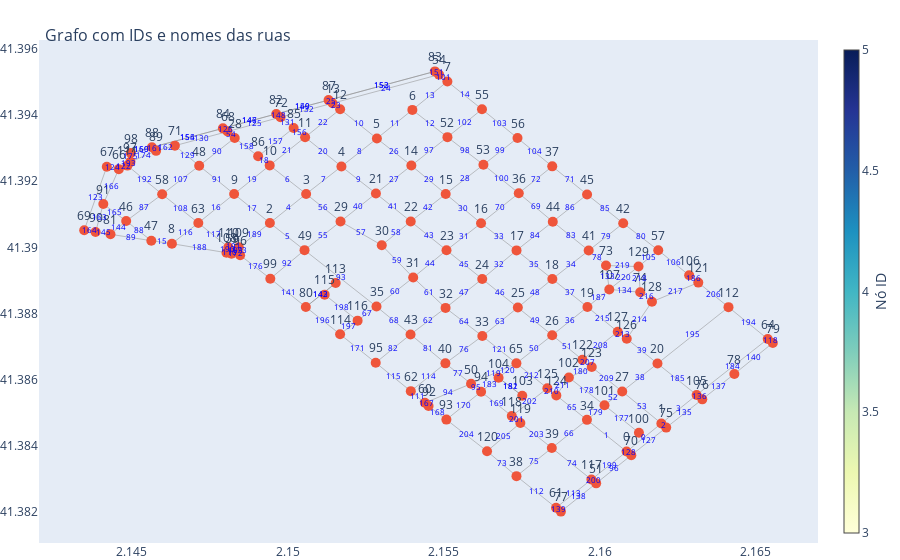

Source (notebook cell):
### Code cell
import plotly.graph_objects as go

# Criar dicionário para mapear arestas no grafo às informações de planta_data
aresta_to_id = {}

for v_saida, segmentos in enumerate(listaAdj):
    for segmento in segmentos:
        aresta_to_id[(segmento["vSaida"], segmento["vEntrada"])] = segmento["id"]
# Obter posições reais dos nós no grafo (latitude e longitude)
pos = {node: (data["x"], data["y"]) for node, data in G.nodes(data=True)}

# Mapear os nós para índices numéricos consecutivos
node_labels = {node: str(idx) for idx, node in enumerate(G.nodes)}

# Criar listas para as coordenadas das arestas e seus rótulos
edge_x = []
edge_y = []
edge_labels = []

for u, v, data in G.edges(data=True):
    x0, y0 = pos[u]
    x1, y1 = pos[v]
    edge_x.extend([x0, x1, None])  # None para quebrar a linha entre arestas
    edge_y.extend([y0, y1, None])
    segment_id = aresta_to_id.get((int(node_labels[u]), int(node_labels[v])), "N/A")  # Pegar o ID do segmento
    # rua = data.get("name", "Rua desconhecida")
    edge_labels.append(((x0 + x1) / 2, (y0 + y1) / 2, f"{segment_id}"))

# Criar trace para as arestas
edge_trace = go.Scatter(
    x=edge_x,
    y=edge_y,
    line=dict(width=0.5, color='#888'),
    hoverinfo='none',
    mode='lines'
)

# Criar listas para as coordenadas dos nós
node_x = []
node_y = []
node_text = []
for node, (x, y) in pos.items():
    node_x.append(x)
    node_y.append(y)
    node_text.append(node_labels[node])  # Usar os rótulos personalizados

# Criar trace para os nós
node_trace = go.Scatter(
    x=node_x,
    y=node_y,
    mode='markers+text',
    text=node_text,
    textposition="top center",
    hoverinfo='text',
    marker=dict(
        showscale=True,
        colorscale='YlGnBu',
        size=10,
        colorbar=dict(
            thickness=15,
            title='Nó ID',
            xanchor='left',
            titleside='right'
        ),
    )
)

# Criar trace para os rótulos das arestas
edge_label_trace = go.Scatter(
    x=[label[0] for label in edge_labels],
    y=[label[1] for label in edge_labels],
    mode='text',
    text=[label[2] for label in edge_labels],
    textfont=dict(size=8, color='blue'),
    hoverinfo='none'
)

# Configurar o layout do grafo
fig = go.Figure(data=[edge_trace, node_trace, edge_label_trace],
                layout=go.Layout(
                    title='<br>Grafo com IDs e nomes das ruas',
                    titlefont_size=16,
                    showlegend=False,
                    hovermode='closest',
                    margin=dict(b=0, l=0, r=0, t=40),
                    xaxis=dict(showgrid=False, zeroline=False),
                    yaxis=dict(showgrid=False, zeroline=False)
                ))

# Mostrar o grafo interativo
fig.show()

### Figure 1 — Plotly figure (JSON) as saved in the notebook; plotly's stock layout.template omitted (floating-point values rounded to 4 significant figures; data arrays with more than 128 entries replaced by an {"elided": "..."} marker saying what was removed)
{"data": [{"hoverinfo": "none", "line": {"color": "#888", "width": 0.5}, "mode": "lines", "type": "scatter", "x": {"elided": "663 float values"}, "y": {"elided": "663 float values"}}, {"hoverinfo": "text", "marker": {"colorbar": {"thickness": 15, "title": {"side": "right", "text": "Nó ID"}, "xanchor": "left"}, "colorscale": [[0, "rgb(255,255,217)"], [0.125, "rgb(237,248,177)"], [0.25, "rgb(199,233,180)"], [0.375, "rgb(127,205,187)"], [0.5, "rgb(65,182,196)"], [0.625, "rgb(29,145,192)"], [0.75, "rgb(34,94,168)"], [0.875, "rgb(37,52,148)"], [1, "rgb(8,29,88)"]], "showscale": true, "size": 10}, "mode": "markers+text", "text": {"elided": "130 str values"}, "textposition": "top center", "type": "scatter", "x": {"elided": "130 float values"}, "y": {"elided": "130 float values"}}, {"hoverinfo": "none", "mode": "text", "text": {"elided": "221 str values"}, "textfont": {"color": "blue", "size": 8}, "type": "scatter", "x": {"elided": "221 float values"}, "y": {"elided": "221 float values"}}], "layout": {"hovermode": "closest", "margin": {"b": 0, "l": 0, "r": 0, "t": 40}, "showlegend": false, "title": {"font": {"size": 16}, "text": "<br>Grafo com IDs e nomes das ruas"}, "xaxis": {"showgrid": false, "zeroline": false}, "yaxis": {"showgrid": false, "zeroline": false}}}
